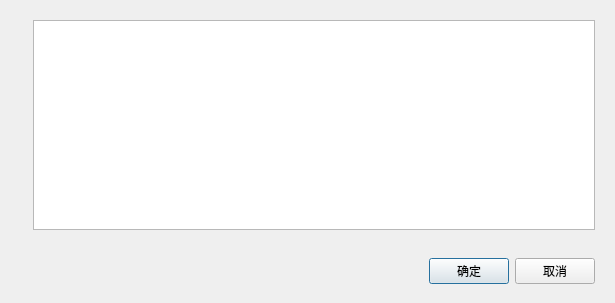
<?xml version="1.0" encoding="UTF-8"?>
<ui version="4.0">
 <class>SetValuesDialog</class>
 <widget class="QDialog" name="SetValuesDialog">
  <property name="geometry">
   <rect>
    <x>0</x>
    <y>0</y>
    <width>615</width>
    <height>303</height>
   </rect>
  </property>
  <property name="windowTitle">
   <string>Dialog</string>
  </property>
  <layout class="QVBoxLayout" name="verticalLayout">
   <item>
    <widget class="QWidget" name="widget_2" native="true">
     <layout class="QHBoxLayout" name="horizontalLayout">
      <item>
       <widget class="QLabel" name="lblCaption">
        <property name="minimumSize">
         <size>
          <width>0</width>
          <height>0</height>
         </size>
        </property>
        <property name="text">
         <string/>
        </property>
       </widget>
      </item>
      <item>
       <widget class="QPlainTextEdit" name="edtValues"/>
      </item>
     </layout>
    </widget>
   </item>
   <item>
    <widget class="QWidget" name="widget" native="true">
     <property name="minimumSize">
      <size>
       <width>0</width>
       <height>47</height>
      </size>
     </property>
     <property name="maximumSize">
      <size>
       <width>16777215</width>
       <height>41</height>
      </size>
     </property>
     <layout class="QHBoxLayout" name="horizontalLayout_2">
      <item>
       <spacer name="horizontalSpacer">
        <property name="orientation">
         <enum>Qt::Horizontal</enum>
        </property>
        <property name="sizeHint" stdset="0">
         <size>
          <width>442</width>
          <height>20</height>
         </size>
        </property>
       </spacer>
      </item>
      <item>
       <widget class="QPushButton" name="btnOk">
        <property name="text">
         <string>确定</string>
        </property>
       </widget>
      </item>
      <item>
       <widget class="QPushButton" name="btnCancel">
        <property name="text">
         <string>取消</string>
        </property>
       </widget>
      </item>
     </layout>
    </widget>
   </item>
  </layout>
 </widget>
 <resources/>
 <connections/>
</ui>
